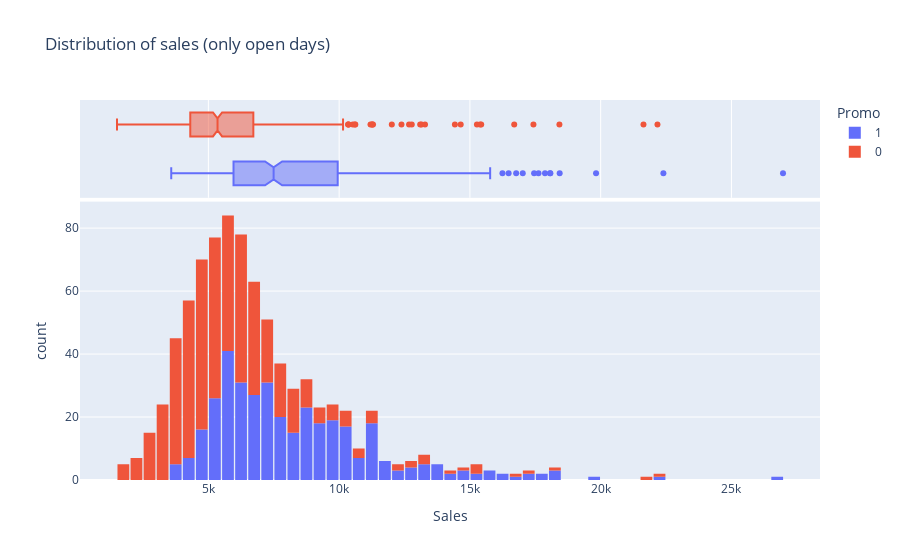

This figure's notebook cell:
### Code cell
fig = px.histogram(merged_sample_df[merged_sample_df.Open == 1], x='Sales',
                   marginal='box',
                   color='Promo',
                   title='Distribution of sales (only open days)')

fig.update_layout(bargap=0.1)
fig.show()

### Figure 1 — Plotly figure (JSON) as saved in the notebook; plotly's stock layout.template omitted (floating-point values rounded to 4 significant figures; data arrays with more than 128 entries replaced by an {"elided": "..."} marker saying what was removed)
{"data": [{"alignmentgroup": "True", "bingroup": "x", "hovertemplate": "Promo=1<br>Sales=%{x}<br>count=%{y}<extra></extra>", "legendgroup": "1", "marker": {"color": "#636efa", "pattern": {"shape": ""}}, "name": "1", "offsetgroup": "1", "orientation": "v", "showlegend": true, "type": "histogram", "x": {"elided": "367 int values"}, "xaxis": "x", "yaxis": "y"}, {"alignmentgroup": "True", "hovertemplate": "Promo=1<br>Sales=%{x}<extra></extra>", "legendgroup": "1", "marker": {"color": "#636efa"}, "name": "1", "notched": true, "offsetgroup": "1", "showlegend": false, "type": "box", "x": {"elided": "367 int values"}, "xaxis": "x2", "yaxis": "y2"}, {"alignmentgroup": "True", "bingroup": "x", "hovertemplate": "Promo=0<br>Sales=%{x}<br>count=%{y}<extra></extra>", "legendgroup": "0", "marker": {"color": "#EF553B", "pattern": {"shape": ""}}, "name": "0", "offsetgroup": "0", "orientation": "v", "showlegend": true, "type": "histogram", "x": {"elided": "471 int values"}, "xaxis": "x", "yaxis": "y"}, {"alignmentgroup": "True", "hovertemplate": "Promo=0<br>Sales=%{x}<extra></extra>", "legendgroup": "0", "marker": {"color": "#EF553B"}, "name": "0", "notched": true, "offsetgroup": "0", "showlegend": false, "type": "box", "x": {"elided": "471 int values"}, "xaxis": "x2", "yaxis": "y2"}], "layout": {"bargap": 0.1, "barmode": "relative", "legend": {"title": {"text": "Promo"}, "tracegroupgap": 0}, "title": {"text": "Distribution of sales (only open days)"}, "xaxis": {"anchor": "y", "domain": [0, 1], "title": {"text": "Sales"}}, "xaxis2": {"anchor": "y2", "domain": [0, 1], "matches": "x", "showgrid": true, "showticklabels": false}, "yaxis": {"anchor": "x", "domain": [0, 0.7326], "title": {"text": "count"}}, "yaxis2": {"anchor": "x2", "domain": [0.7426, 1], "matches": "y2", "showgrid": false, "showline": false, "showticklabels": false, "ticks": ""}}}
